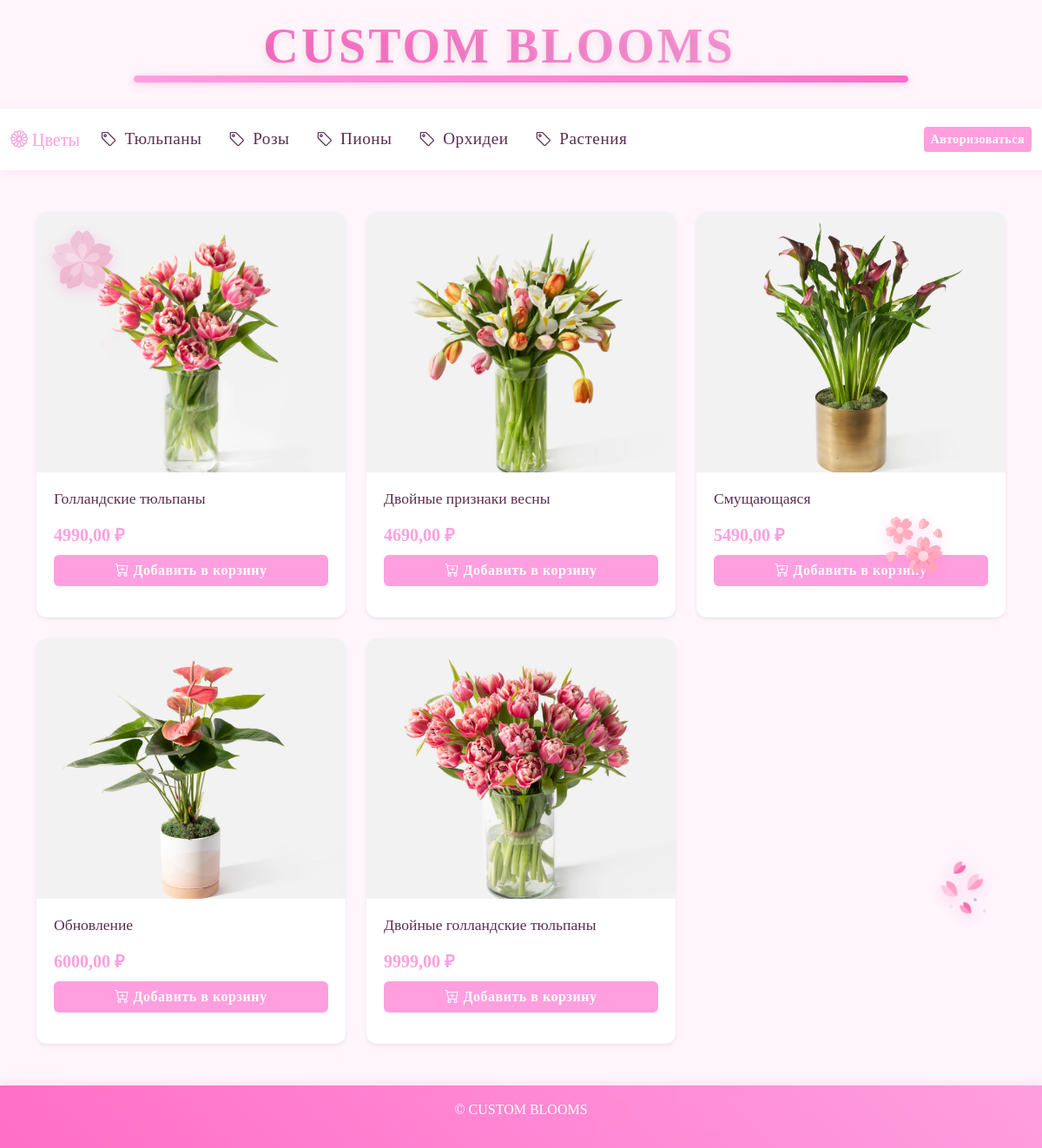
Page /category/tulpane/ on the committed database.
### blog/models.py (models this page shows, shortened)
class Category(models.Model):
    title = models.CharField(
        verbose_name='название',
        max_length=255,
    )
    description = models.TextField(
        verbose_name='описание',
        max_length=500,
    )
    slug = models.SlugField(
        unique=True,
        verbose_name='URL-адрес',
        max_length=255,
        blank=True,
        null=True,
    )
    class Meta:
        verbose_name = 'категория'
        verbose_name_plural = 'категории'

class Flowers(models.Model):
    title = models.CharField(
        verbose_name='название',
        max_length=255,
    )
    description = models.TextField(
        verbose_name='описание',
    )
    price = models.DecimalField(
        max_digits=10,
        decimal_places=2,
    )
    stock = models.IntegerField(
        default=0,
        verbose_name='количество в наличии',
    )
    category = models.ForeignKey(
        Category,
        on_delete=models.CASCADE,
        verbose_name='категория',
    )
    date_add = models.DateTimeField(
        auto_now_add=True,
        verbose_name='дата добавления',
    )
    image = models.ImageField(
        verbose_name='картинки',
        upload_to='uploads/',
    )
    image_two = models.ImageField(
        verbose_name='вторая картинка',
        upload_to='uploads/',
    )
    class Meta:
        verbose_name = 'цветок'
        verbose_name_plural = 'цветы'

### blog/views.py (the view)
# urls.py: path('category/<slug:slug>/', category_detail, name='category_detail'),
def category_detail(request, slug):
    category = get_object_or_404(Category, slug=slug)
    categories = Category.objects.all()
    flowers = Flowers.objects.filter(category=category)
    return render(request, 'blog/category_detail.html', {
        'category': category,
        'categories': categories,
        'flowers': flowers
    })

### templates/blog/category_detail.html (shortened to what this page needs)
{% load static %}
<html lang="ru">
    <head>
        <link rel="stylesheet" href="{% static 'blog/css/styles.css' %}">
        <link href="https://cdn.jsdelivr.net/npm/bootstrap@5.3.3/dist/css/bootstrap.min.css" rel="stylesheet">
        <link rel="stylesheet" href="{% static 'blog/css/c_detail.css' %}">
        <link rel="stylesheet" href="{% static 'blog/css/category.css' %}">
        <link rel="stylesheet" href="https://cdn.jsdelivr.net/npm/bootstrap-icons@1.11.1/font/bootstrap-icons.css">
    </head>
    <body>
        <header class="px-3">
            <div class="container text-center position-relative">
                <a href="{% url 'index' %}" class="text-decoration-none">
                    <h1 class="m-0 site-title">CUSTOM BLOOMS</h1>
                </a>
                <div class="header-line"></div>
            </div>
        </header>
    </body>
        <nav class="navbar navbar-expand-lg navbar-light">
            <div class="container-fluid">
                <a class="navbar-brand" href="#">
                    <i class="bi bi-flower1"></i> Цветы
                </a>
                <div class="collapse navbar-collapse" id="navbarNav">
                    <ul class="navbar-nav me-auto d-flex flex-row">
                        {% for cat in categories %}
                        <li class="nav-item">
                            <a class="nav-link category-link" href="{% url 'category_detail' cat.slug %}">
                                <i class="bi bi-tag"></i> {{ cat.title }}
                            </a>
                        </li>
                        {% endfor %}
                    </ul>
                    <div class="ms-auto d-flex align-items-center gap">
                        {% if user.is_authenticated %}
                        <span class="navbar-text">Привет, {{ user.username }}!</span>
                        <a href="{% url 'basket' %}">
                            <img src="{% static 'blog/decor_images/k.png' %}" class="icon" alt="Корзина">
                        </a>
                        <a href="{% url 'logout' %}" class="btn btn-sm btn-outline-danger">Выйти</a>
                        {% else %}
                        <a href="{% url 'login' %}" class="btn btn-sm btn-custom">Авторизоваться</a>
                        {% endif %}
                    </div>
                </div>
            </div>
        </nav>
        <main class="container my-5">
            <div class="row row-cols-1 row-cols-md-3 g-4">
                {% for flower in flowers %}
                <div class="col">
                    <div class="card h-100 shadow-sm flower-card">
                        <a href="{% url 'flower_detail' flower.id %}" class="flower-card-img-container">
                            <img src="{{ flower.image.url }}" class="flower-card-img" alt="{{ flower.title }}">
                        </a>
                        <div class="flower-card-body">
                            <h5 class="flower-card-title">{{ flower.title }}</h5>
                            <p class="flower-card-price">{{ flower.price }} ₽</p>
                            <form action="{% url 'add_basket' %}" method="post">
                                <button type="submit" class="btn btn-custom w-100">
                                    <i class="bi bi-cart-plus"></i> Добавить в корзину
                                </button>
                            </form>
                        </div>
                    </div>
                </div>
                {% empty %}
                <p class="text-center">Цветов в этой категории пока нет.</p>
                {% endfor %}
            </div>
        </main>
    <img src="{% static 'blog/decor_images/flower2.png' %}" class="floating-flower flower-2">
    <footer class="text-white text-center p-3">
        <p>&copy; CUSTOM BLOOMS</p>
    </footer>
</body>
</html>

### static/blog/css/styles.css (style rules this page uses)
body { font-family: 'Georgia', serif; color: var(--text-color); }
.site-title { font-family: 'Georgia', serif; }

### static/blog/css/category.css (style rules this page uses)
:root { --main-color: #FF9FDF; --hover-color: #FF6EC7; --bg-color: #FFF5FB; --text-color: #5A2D50; }
.navbar-brand { color: var(--main-color) !important; font-weight: 400; font-size: 1.25rem; letter-spacing: 0px; transition: color 0.3s ease; text-transform: none; }
.category-link { text-decoration: none; color: inherit; display: flex; align-items: center; gap: 8px; }
.navbar-nav { flex-wrap: nowrap; }
.nav-item { margin-right: 15px; }
body { font-family: 'Manrope', sans-serif; background-color: var(--bg-color); color: var(--text-color); padding-top: 20px; }
.site-title { font-family: 'Betmo Cyr', sans-serif; font-weight: 700; font-size: 3.5rem; letter-spacing: 3px; background: linear-gradient(45deg, #FF6EC7, #FF9FDF); -webkit-background-clip: text; background-clip: text; color: transparent; text-shadow: 0 4px 8px rgba(0,0,0,0.1); position: relative; display: inline-block; padding-right: 50px; margin-bottom: 10px; }
.header-line { height: 8px; background: linear-gradient(90deg, #FF9FDF, #FF6EC7); margin: 0 auto 30px; width: 80%; border-radius: 4px; box-shadow: 0 2px 10px rgba(255, 110, 199, 0.3); }
.navbar { background-color: white !important; box-shadow: 0 2px 10px rgba(255, 159, 223, 0.2); }
.nav-link { color: var(--text-color) !important; font-weight: 500; }
.card { border: none; border-radius: 12px; overflow: hidden; transition: all 0.3s ease; background-color: white; }
.floating-flower { position: fixed; z-index: 100; pointer-events: none; animation: floating 15s infinite ease-in-out; opacity: 0.9; transition: all 0.5s ease; filter: drop-shadow(0 4px 8px rgba(255, 110, 199, 0.3)); }
.flower-2 { width: 60px; top: 75%; left: 90%; animation-delay: 5s; }
.btn-custom { background-color: var(--main-color); border: none; font-weight: 600; letter-spacing: 0.5px; color: white; }
footer { background: linear-gradient(45deg, #FF6EC7, #FF9FDF) !important; box-shadow: 0 -2px 10px rgba(255, 159, 223, 0.3); }
.ms-auto { margin-left: auto; }
.gap { gap: 15px; }
.flower-card { transition: transform 0.3s, box-shadow 0.3s; height: 100%; display: flex; flex-direction: column; }
.flower-card-img-container { height: 300px; overflow: hidden; }
.flower-card-img { height: 100%; width: 100%; object-fit: cover; transition: transform 0.5s ease; }
.flower-card-body { flex: 1; display: flex; flex-direction: column; padding: 1.25rem; }
.flower-card-title { font-size: 1.1rem; margin-bottom: 0.5rem; color: var(--text-color); }
.flower-card-price { font-size: 1.25rem; color: var(--main-color); font-weight: 700; margin: 0.5rem 0; }
.navbar { background-color: white !important; box-shadow: 0 2px 10px rgba(255, 159, 223, 0.2); padding: 13px 0; }
.nav-link { color: var(--text-color) !important; font-weight: lighter; font-size: 1.2rem; letter-spacing: 0.5px; }

### templates/blog/category_detail.html (style rules this page uses)
body, h1, h2, h3, h4, h5, h6, p, a, span, div, li, ul, nav, button, input, textarea, select, option { font-family: Georgia, serif !important; }

### rows in the picture
Category: title "Тюльпаны"
Category: title "Розы"
Category: title "Пионы"
Category: title "Орхидеи"
Category: title "Растения"
Flowers: image (picture), title "Голландские тюльпаны", price "4990,00"
Flowers: image (picture), title "Двойные признаки весны", price "4690,00"
Flowers: image (picture), title "Смущающаяся", price "5490,00"
Flowers: image (picture), title "Обновление", price "6000,00"
Flowers: image (picture), title "Двойные голландские тюльпаны", price "9999,00"
